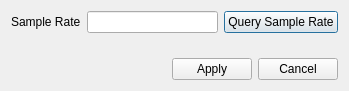
<?xml version="1.0" encoding="UTF-8"?>
<ui version="4.0">
 <class>setsampleratedialog</class>
 <widget class="QDialog" name="setsampleratedialog">
  <property name="geometry">
   <rect>
    <x>0</x>
    <y>0</y>
    <width>349</width>
    <height>91</height>
   </rect>
  </property>
  <property name="windowTitle">
   <string>Dialog</string>
  </property>
  <layout class="QVBoxLayout" name="verticalLayout">
   <item>
    <layout class="QHBoxLayout" name="horizontalLayout">
     <item>
      <widget class="QLabel" name="label">
       <property name="text">
        <string>Sample Rate</string>
       </property>
      </widget>
     </item>
     <item>
      <widget class="QLineEdit" name="txtSampRate"/>
     </item>
     <item>
      <widget class="QPushButton" name="cmdQuery">
       <property name="text">
        <string>Query Sample Rate</string>
       </property>
      </widget>
     </item>
    </layout>
   </item>
   <item>
    <spacer name="verticalSpacer">
     <property name="orientation">
      <enum>Qt::Vertical</enum>
     </property>
     <property name="sizeHint" stdset="0">
      <size>
       <width>20</width>
       <height>40</height>
      </size>
     </property>
    </spacer>
   </item>
   <item>
    <layout class="QHBoxLayout" name="horizontalLayout_2">
     <item>
      <spacer name="horizontalSpacer">
       <property name="orientation">
        <enum>Qt::Horizontal</enum>
       </property>
       <property name="sizeHint" stdset="0">
        <size>
         <width>40</width>
         <height>20</height>
        </size>
       </property>
      </spacer>
     </item>
     <item>
      <widget class="QPushButton" name="cmdApply">
       <property name="text">
        <string>Apply</string>
       </property>
      </widget>
     </item>
     <item>
      <widget class="QPushButton" name="cmdCancel">
       <property name="text">
        <string>Cancel</string>
       </property>
      </widget>
     </item>
    </layout>
   </item>
  </layout>
 </widget>
 <resources/>
 <connections/>
</ui>
